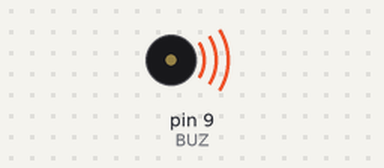
Bench run of a sketch on a simulated Arduino Uno, built with avr-gcc and run on an emulated ATmega328P. Parts: buzzer (waves = sounding).

Above: at 0.3 s.
Timing chart, 0 to 9.4 s (numbered marks = the images above):
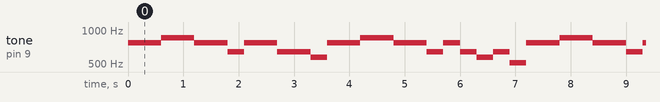

Measured:
- by itself, tone on pin 9 (BUZ): repeats every 7.2 s: 854 Hz 0.60 s, 768 Hz 0.60 s, 640 Hz 0.30 s, 768 Hz 0.60 s, 640 Hz 0.60 s, 576 Hz 0.30 s, 768 Hz 0.60 s, 854 Hz 0.60 s, 768 Hz 0.60 s, 640 Hz 0.30 s, 768 Hz 0.30 s, 640 Hz 0.30 s, 576 Hz 0.30 s, 640 Hz 0.30 s, 512 Hz 0.30 s, 768 Hz 0.60 s

The sketch:

C24-2.ino
```cpp
#define BUZ 9
#define DO 256
#define RE 288
#define MI 320
#define FA 341
#define SO 384
#define LA 427
#define TI 480
#define DELAY 300

int music[] = {SO,SO,LA,LA,SO,SO,MI,SO,SO,MI,MI,RE,SO,SO,LA,LA,SO,SO,MI,SO,MI,RE,MI,DO};


void setup() {

}

void loop() {
  music_play();
}

void music_play()
{
  for(int i=0; i<sizeof(music)/sizeof(int); i++)
  {
    tone(BUZ, music[i]*2, 5000); // *2의 이유 진폭 확대 (소리가 선명)
    delay(DELAY);
  // 여러 부저를 사용 시, noTone(9)를 사용해야 다른 부저 소리를 낼 수 있음
  }
}
```
